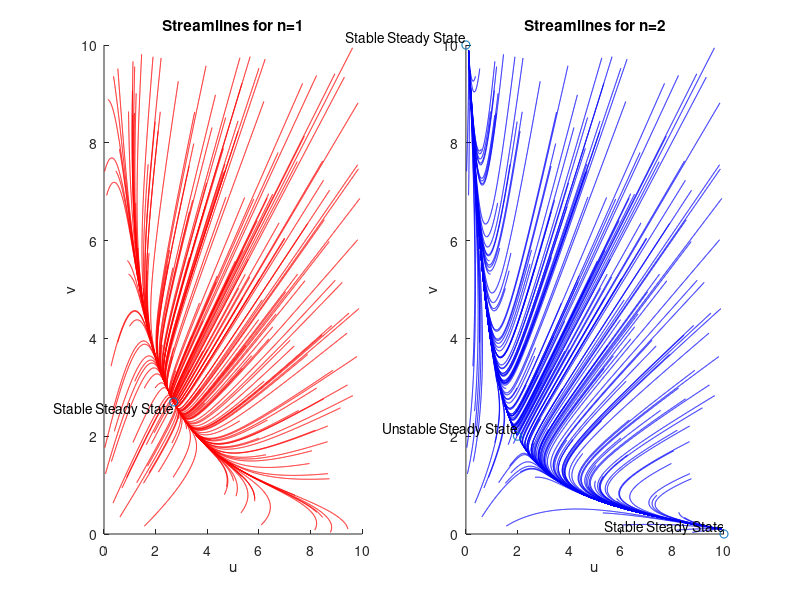

Here is the MATLAB script that generated this plot:
%Sam Furness
%CHEME5440 Final
%5/11/19

%This solves question 2c by plotting the two functions streamline plots
    %with random start points
alpha=10;
n1=1;
n2=2;
%Define the variables meshgrid space
u=linspace(-1,10,100);
v=linspace(-1,10,100);
[U,V]=meshgrid(u,v);
%Define the f and g functions
f1=(alpha./(1+V.^n1))-U;
g1=(alpha./(1+U.^n1))-V;
f2=(alpha./(1+V.^n2))-U;
g2=(alpha./(1+U.^n2))-V;
%Create random start points
N = 200; 
ustart = max(u)*rand(N,1); 
vstart = max(v)*rand(N,1); 
%Plot the streamlines in the u-v space
subplot(1,2,1)
hold on
h=streamline(U,V,f1,g1,ustart,vstart);
set(h,'color','red')
title('Streamlines for n=1')
xlabel('u')
ylabel('v')
u=2.7;
v=2.7;
labels={'Stable Steady State'};
plot(u,v,'o')
text(u,v,labels,'VerticalAlignment','top','HorizontalAlignment','right')
hold off
subplot(1,2,2)
hold on
k=streamline(U,V,f2,g2,ustart,vstart);
set(k,'color','blue')
title('Streamlines for n=2')
xlabel('u')
ylabel('v')
u3=[0,2,10];
v3=[10,2,0];
labels={'Stable Steady State','Unstable Steady State','Stable Steady State'};
plot(u3,v3,'o')
text(u3,v3,labels,'VerticalAlignment','bottom','HorizontalAlignment','right')
hold off




